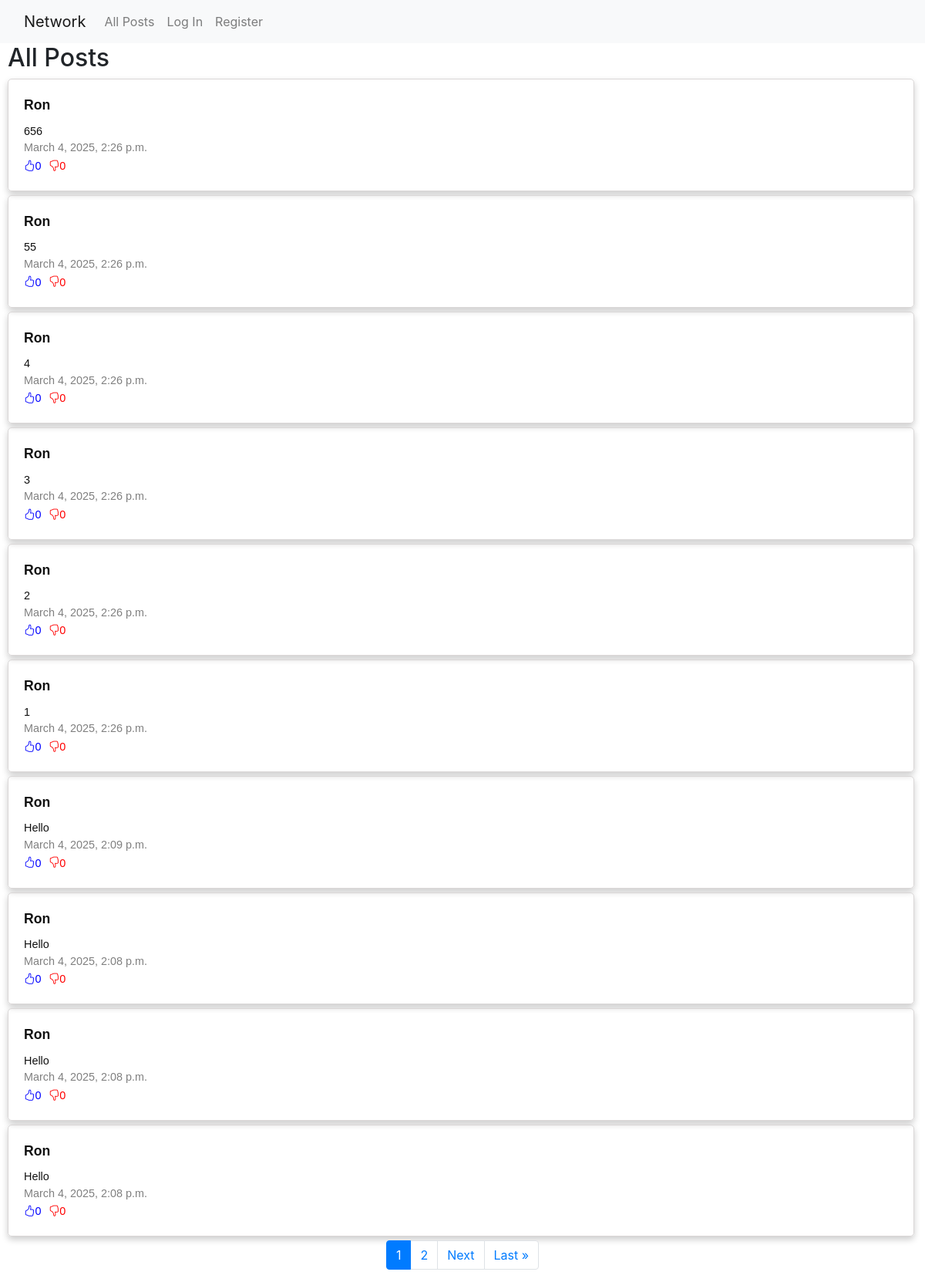
The page / on the database its author committed.
### network/models.py (models this page shows, shortened)
class Posts(models.Model):
    author = models.ForeignKey(User, on_delete=models.CASCADE,related_name='posts')
    content = models.TextField(blank=False)
    date_time = models.DateTimeField(auto_now_add=True)

class User(AbstractUser):
    pass
    following = models.ManyToManyField('self', symmetrical=False, related_name='followers', blank=True)

### network/views.py (the view)
# urls.py: path("", views.index, name="index"),
def index(request):
    posts = Posts.objects.all().order_by('-date_time')
    paginator = Paginator(posts, 10) #Show 10 posts per page.
    page_number = request.GET.get('page')
    page_obj = paginator.get_page(page_number)
    for post in page_obj:
        post.likes_count = Like.objects.filter(post=post, reaction='like').count()
        post.dislikes_count = Like.objects.filter(post=post, reaction='dislike').count()
    return render(request, "network/index.html", {
        'page_obj': page_obj
    })

### network/templates/network/index.html (shortened to what this page needs)
{% extends "network/layout.html" %}
{% block body %}
    <h2 class="header">All Posts</h2>
    {% for post in page_obj %}
        <div class="post" id="post-{{ post.id }}">
            <a href="{% url 'profile' user_id=post.author.id %}"><strong>{{ post.author }}</strong></a>
            <p id="content-{{ post.id }}">{{ post.content }}</p>
            <p>{{ post.date_time }}</p>
            <div class="div-likes">
                <p class="like" id="like-{{ post.id }}"><i class="bi bi-hand-thumbs-up"></i>{{ post.likes_count }}</p>
                <p class="dislike" id="dislike-{{ post.id }}"><i class="bi bi-hand-thumbs-down"></i>{{ post.dislikes_count }}</p>
            </div>
        </div>
    {% empty %}
        <p>No posts yet!</p>
    {% endfor %}
    <div class="pagination-container">
        <ul class="pagination justify-content-center">
            {% for page in page_obj.paginator.page_range %}
                {% if page >= page_obj.number|add:"-2" and page <= page_obj.number|add:"2" %}
                    <li class="page-item {% if page == page_obj.number %}active{% endif %}">
                        <a class="page-link" href="?page={{ page }}">{{ page }}</a>
                    </li>
                {% endif %}
            {% endfor %}
            {% if page_obj.has_next %}
                    <li class="page-item">
                        <a class="page-link" href="?page={{ page_obj.next_page_number }}">Next</a>
                    </li>
                    <li class="page-item">
                        <a class="page-link" href="?page={{ page_obj.paginator.num_pages }}">Last &raquo;</a>
                    </li>
            {% endif %}
        </ul>
    </div>
{% endblock %}

### network/static/network/styles.css (style rules this page uses)
.header { margin-left: 10px; }
.post { border: 1px solid #dad7d7; border-radius: 5px; box-sizing: border-box; width: 98%; padding: 20px; margin-left: 10px; margin-bottom: 5px; font-family: Arial, Helvetica, sans-serif; box-shadow: 0 4px 8px 0 rgba(0, 0, 0, 0.2); }
.post > p { font-size: 0.9em; color: grey; margin: 0; }
.post > p:first-of-type { color: #111111; width: 50%; }
.post a { display: block; font-size: 0.9em; }
.post a:first-of-type { color: #111111; font-size: 1.1em; margin-bottom: 10px; }
.div-likes p { display: inline; margin-right: 5px; font-size: 0.9em; color: grey; }
.div-likes .like { color: blue; }
.div-likes .dislike { color: red; }

### rows shown on the page
Posts: author "Ron", content "656", date_time "March 4, 2025, 2:26 p.m.", likes_count "0", dislikes_count "0"
Posts: author "Ron", content "55", date_time "March 4, 2025, 2:26 p.m.", likes_count "0", dislikes_count "0"
Posts: author "Ron", content "4", date_time "March 4, 2025, 2:26 p.m.", likes_count "0", dislikes_count "0"
Posts: author "Ron", content "3", date_time "March 4, 2025, 2:26 p.m.", likes_count "0", dislikes_count "0"
Posts: author "Ron", content "2", date_time "March 4, 2025, 2:26 p.m.", likes_count "0", dislikes_count "0"
Posts: author "Ron", content "1", date_time "March 4, 2025, 2:26 p.m.", likes_count "0", dislikes_count "0"
Posts: author "Ron", content "Hello", date_time "March 4, 2025, 2:09 p.m.", likes_count "0", dislikes_count "0"
Posts: author "Ron", content "Hello", date_time "March 4, 2025, 2:08 p.m.", likes_count "0", dislikes_count "0"
Posts: author "Ron", content "Hello", date_time "March 4, 2025, 2:08 p.m.", likes_count "0", dislikes_count "0"
Posts: author "Ron", content "Hello", date_time "March 4, 2025, 2:08 p.m.", likes_count "0", dislikes_count "0"

### other values the page prints
{{ page }} "1" "2"
